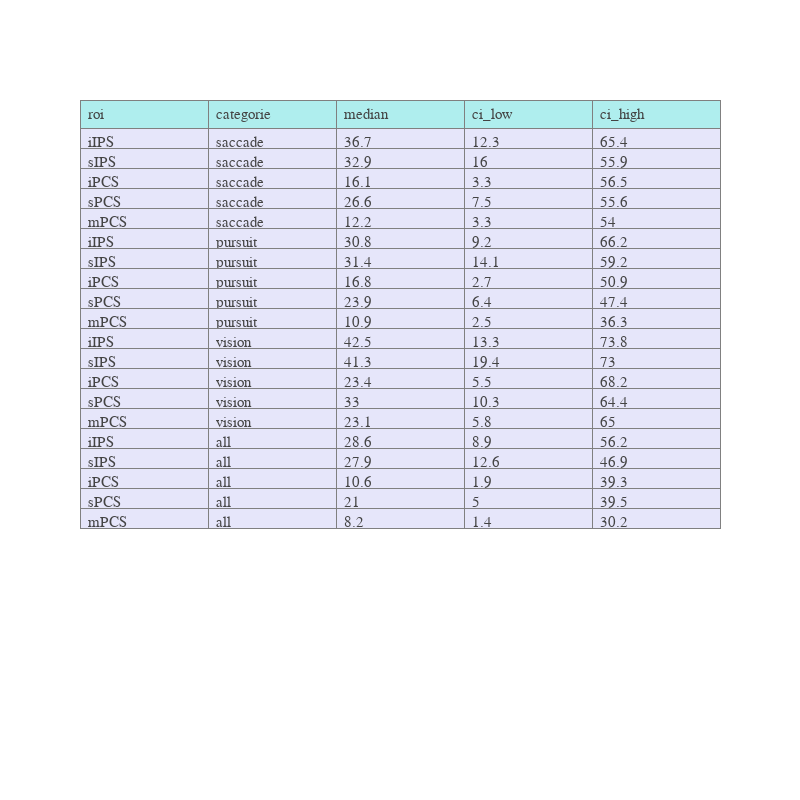

Write notebook code for a chart like this one.
### Markdown cell above
### Values

### Code cell
sub_rois =  ['iIPS', 'sIPS', 'iPCS', 'sPCS', 'mPCS']

df_roi = df_active_vertex_roi.loc[df_active_vertex_roi['roi'].isin(sub_rois)]

fig = go.Figure()
fig.add_trace(go.Table(header=dict(values=list(df_roi.columns), 
                                   fill_color='paleturquoise', 
                                   align='left'), 
                       cells=dict(values=[df_roi[col].round(1) for col in df_roi.columns], 
                                  fill_color='lavender', 
                                  align='left')
                      ))

fig.update_layout(template=fig_template,
                  height=800, 
                  width=800)
# fig.write_image("/Users/uriel/Downloads/Surface_percentage_table.pdf".format(subject))
fig.show()

### Figure 1 — Plotly figure (JSON) as saved in the notebook; plotly's stock layout.template omitted (floating-point values rounded to 4 significant figures)
{"data": [{"cells": {"align": "left", "fill": {"color": "lavender"}, "values": [["iIPS", "sIPS", "iPCS", "sPCS", "mPCS", "iIPS", "sIPS", "iPCS", "sPCS", "mPCS", "iIPS", "sIPS", "iPCS", "sPCS", "mPCS", "iIPS", "sIPS", "iPCS", "sPCS", "mPCS"], ["saccade", "saccade", "saccade", "saccade", "saccade", "pursuit", "pursuit", "pursuit", "pursuit", "pursuit", "vision", "vision", "vision", "vision", "vision", "all", "all", "all", "all", "all"], [36.7, 32.9, 16.1, 26.6, 12.2, 30.8, 31.4, 16.8, 23.9, 10.9, 42.5, 41.3, 23.4, 33, 23.1, 28.6, 27.9, 10.6, 21, 8.2], [12.3, 16, 3.3, 7.5, 3.3, 9.2, 14.1, 2.7, 6.4, 2.5, 13.3, 19.4, 5.5, 10.3, 5.8, 8.9, 12.6, 1.9, 5, 1.4], [65.4, 55.9, 56.5, 55.6, 54, 66.2, 59.2, 50.9, 47.4, 36.3, 73.8, 73, 68.2, 64.4, 65, 56.2, 46.9, 39.3, 39.5, 30.2]]}, "header": {"align": "left", "fill": {"color": "paleturquoise"}, "values": ["roi", "categorie", "median", "ci_low", "ci_high"]}, "type": "table"}], "layout": {"height": 800, "width": 800}}
